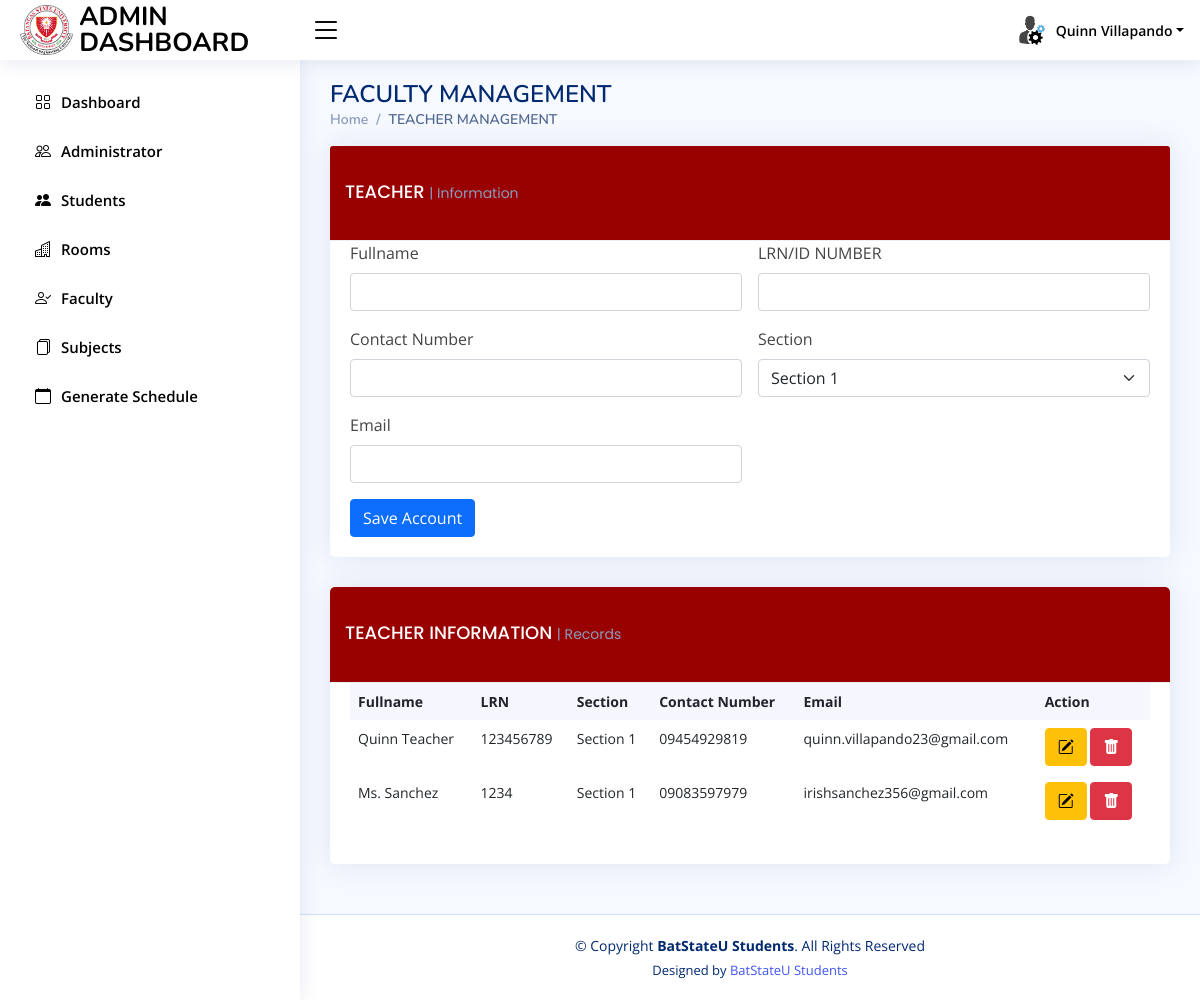
Screenshot of /add_teacher.php (signed in) with the database file from the repository.
### tables this page shows
CREATE TABLE `tbl_students` (
  `id` int(255) NOT NULL,
  `name` varchar(255) NOT NULL,
  `gender` varchar(255) NOT NULL,
  `lrn` varchar(255) NOT NULL,
  `schoolyear` varchar(255) NOT NULL,
  `yearlevel` varchar(255) NOT NULL,
  `strand` varchar(255) NOT NULL,
  `contactnumber` varchar(255) NOT NULL,
  `parents` varchar(255) NOT NULL,
  `parentscontactnumber` varchar(255) NOT NULL,
  `section` varchar(255) NOT NULL,
  `email` varchar(255) NOT NULL,
  `file` varchar(255) NOT NULL,
  `username` varchar(255) NOT NULL,
  `password` varchar(255) NOT NULL,
  `type` varchar(255) NOT NULL
);

### add_teacher.php (the view, shortened to what this page needs)
<?php include 'head.php'; ?>
<body >
<?php include 'nav.php'; ?>
<?php include 'sidebar.php'; ?>
  <main id="main" class="main">
    <div class="pagetitle">
      <h1>FACULTY MANAGEMENT</h1>
      <nav>
        <ol class="breadcrumb">
          <li class="breadcrumb-item"><a href="">Home</a></li>
          <li class="breadcrumb-item active">TEACHER MANAGEMENT</li>
        </ol>
      </nav>
    </div>
    <section class="section dashboard">
      <div class="row">
        <div class="col-lg-12">
          <div class="card">
            <div class="card-header" style="background-color:rgb(153, 0, 0)">
                  <h5 class="card-title" style="color:white;">TEACHER <span>| Information</span></h5>
            </div>
            <div class="card-body">
              <form class="row g-3" method="POST">
                 <div class="col-md-6">
                  <label for="inputName5" class="form-label">Fullname</label>
                  <input type="text" value="" required name="name" class="form-control" id="inputName5">
                </div>
                 <div class="col-md-6">
                  <label for="inputName5" class="form-label">LRN/ID NUMBER</label>
                  <input type="text" value="" required name="lrn" class="form-control" id="inputName5">
                </div>
                <div class="col-md-6">
                  <label for="inputPassword5" class="form-label">Contact Number</label>
                  <input type="text" required name="contactnumber" onkeypress="return event.charCode >= 48 && event.charCode <= 57" maxlength="11" class="form-control" id="inputPassword5">
                </div>
                <div class="col-md-6">
                  <label for="inputName5" class="form-label">Section</label>
                  <select class="form-select" name="section">
                          <option value="Section 1">Section 1</option>
                          </select>
                </div>
                <div class="col-md-6">
                  <label for="inputName5" class="form-label">Email</label>
                  <input type="text" value=""  name="email" class="form-control" id="inputName5">
                </div>
                <div class="">
                  <button type="submit" class="btn btn-primary" name="onadd_teacher">Save Account</button>
                </div>
              </form>
            </div>
          </div>
        </div>
        <div class="col-lg-12">
          <div class="row">
            <div class="col-12">
              <div class="card recent-sales overflow-auto">
                <div class="card-header" style="background-color:rgb(153, 0, 0)">
                  <h5 class="card-title" style="color:white;">TEACHER INFORMATION <span>| Records</span></h5>
               </div>
                <div class="card-body">
                  <table class="table table-borderless datatable">
                    <thead>
                      <tr>
                       <th scope="col">Fullname</th>
                        <th scope="col">LRN</th>
                        <th scope="col">Section</th>
                        <th scope="col">Contact Number</th>
                        <th scope="col">Email</th>
                        <th scope="col">Action</th>
                      </tr>
                    </thead>
                    <tbody>
                    <?php
                      $query = "SELECT * FROM tbl_students WHERE type='Teacher'";
                      $read = mysqli_query($con,$query) or die(mysqli_error());
                      while ($row = mysqli_fetch_array($read)){
                        $id=$row['id'];
                        $name = $row['name'];
                        $lrn = $row['lrn'];
                        $contactnumber = $row['contactnumber'];
                        $section = $row['section'];
                        $email = $row['email'];
                      ?>
                      <tr>
                        <td><?php echo $name; ?></td>
                        <td><?php echo $lrn; ?></td>
                        <td><?php echo $section; ?></td>
                         <td><?php echo $contactnumber; ?></td>
                         <td><?php echo $email; ?></td>
                        <td><a class="btn btn-warning" data-bs-toggle="modal" data-bs-target="#basicModal<?php echo $id; ?>"> <i class="bi bi-pencil-square"></i></a>
                            <a class="btn btn-danger" onclick="confirmAction<?php echo $id;?>()" > <i class="bi bi-trash-fill"></i></a></td>
                      </tr>
                    <?php } ?>
                    </tbody>
                  </table>
                </div>
              </div>
            </div>
          </div>
        </div>
      </div>
    </section>
  </main>
  <footer id="footer" class="footer">
    <div class="copyright">
      &copy; Copyright <strong><span>BatStateU Students</span></strong>. All Rights Reserved
    </div>
    <div class="credits">
      Designed by <a href="">BatStateU Students</a>
    </div>
  </footer>
</body>
</html>

### nav.php (shortened to what this page needs)
<header id="header" style="background-color:rgb(255, 255, 255)  " class="header fixed-top d-flex align-items-center">
  <div class="d-flex align-items-center justify-content-between">
    <a href="" class="logo d-flex align-items-center">
         <img src="../assets/img/logomain.png" alt="" height="50px">
                <span class="d-none d-lg-block" style="color:black">ADMIN DASHBOARD</span>
    </a>
    <i style="color:black" class="bi bi-list toggle-sidebar-btn" ></i>
  </div>
  <nav class="header-nav ms-auto">
    <ul class="d-flex align-items-center">
      <li class="nav-item dropdown pe-3">
        <a class="nav-link nav-profile d-flex align-items-center pe-0" href="#" data-bs-toggle="dropdown">
          <img src="img/administrator.png" alt="Profile" class="rounded-circle" style="color:black">
          <span class="d-none d-md-block dropdown-toggle ps-2" style="color:black"><?php echo $fullname; ?></span>
        </a>
      </li>
    </ul>
  </nav>
</header>

### assets/css/style.css (style rules this page uses)
:root { scroll-behavior: smooth; }
body { font-family: "Open Sans", sans-serif; background: #f6f9ff; color: #444444; }
a { color: #4154f1; text-decoration: none; }
h1, h2, h3, h4, h5, h6 { font-family: "Nunito", sans-serif; }
#main { margin-top: 60px; padding: 20px 30px; transition: all 0.3s; }
.pagetitle { margin-bottom: 10px; }
.pagetitle h1 { font-size: 24px; margin-bottom: 0; font-weight: 600; color: #012970; }
.card { margin-bottom: 30px; border: none; border-radius: 5px; box-shadow: 0px 0 30px rgba(1, 41, 112, 0.1); }
.card-header, .card-footer { border-color: #ebeef4; background-color: #fff; color: #798eb3; padding: 15px; }
.card-title { padding: 20px 0 15px 0; font-size: 18px; font-weight: 500; color: #012970; font-family: "Poppins", sans-serif; }
.card-title span { color: #899bbd; font-size: 14px; font-weight: 400; }
.card-body { padding: 0 20px 20px 20px; }
.breadcrumb { font-size: 14px; font-family: "Nunito", sans-serif; color: #899bbd; font-weight: 600; }
.breadcrumb a { color: #899bbd; transition: 0.3s; }
.breadcrumb .breadcrumb-item::before { color: #899bbd; }
.breadcrumb .active { color: #51678f; font-weight: 600; }
.logo { line-height: 1; }
@media (min-width: 1200px) { .logo { width: 280px; } }
.logo img { max-height: 300px; margin-right: 6px; }
.logo span { font-size: 26px; font-weight: 700; color: #012970; font-family: "Nunito", sans-serif; }
.header { transition: all 0.5s; z-index: 997; height: 60px; box-shadow: 0px 2px 20px rgba(1, 41, 112, 0.1); background-color: #fff; padding-left: 20px; }
.header .toggle-sidebar-btn { font-size: 32px; padding-left: 10px; cursor: pointer; color: #012970; }
.header-nav ul { list-style: none; }
.header-nav > ul { margin: 0; padding: 0; }
.header-nav .nav-profile { color: #012970; }
.header-nav .nav-profile img { max-height: 36px; }
.header-nav .nav-profile span { font-size: 14px; font-weight: 600; }
@media (min-width: 1200px) { #main, #footer { margin-left: 300px; } }
.dashboard .recent-sales { font-size: 14px; }
.dashboard .recent-sales .table thead { background: #f6f6fe; }
.dashboard .recent-sales .table thead th { border: 0; }
.footer { padding: 20px 0; font-size: 14px; transition: all 0.3s; border-top: 1px solid #cddfff; background-color:white; }
.footer .copyright { text-align: center; color: #012970; }
.footer .credits { padding-top: 5px; text-align: center; font-size: 13px; color: #012970; }

### rows the page displays
tbl_students: name "Quinn Teacher", lrn "123456789", section "Section 1", contactnumber "09454929819", email "quinn.villapando23@gmail.com"
tbl_students: name "Ms. Sanchez", lrn "1234", section "Section 1", contactnumber "09083597979", email "irishsanchez356@gmail.com"

### other values shown
$fullname "Quinn Villapando"
